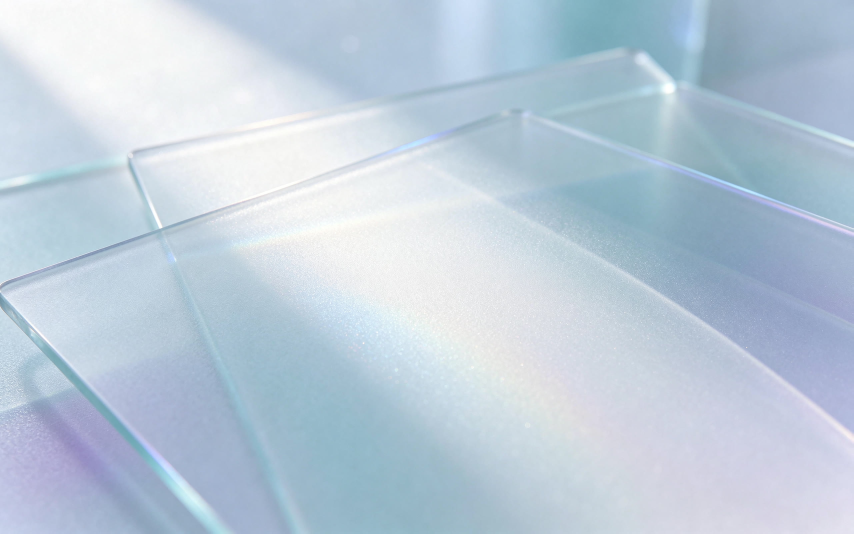
#> input picture skins/aurora-bg.jpg, 2560 x 1600 px (shown at 1/3 size); its folder holds only this picture in this run
$ python -i clip_common.py   (imports and definitions only)
#> lines starting #> are read from the running program, lines starting #| are printed output that depends on the picture
import os
import sys
import unicodedata

import numpy as np
import cv2
from imgio import imread_u, imwrite_u

_MODEL_DIR = None
_ORT = None
_DML_READY = None


def set_model_dir(path):
    global _MODEL_DIR
    _MODEL_DIR = os.path.abspath(path)


def model_dir():
    return _MODEL_DIR


# [55 lines left out: functions _prepare_dml, get_ort, create_session, not called in this run]


class BertTokenizer:
    # [11 lines left out: function __init__, not called in this run]

    @staticmethod
    def _is_cjk(ch):
        return ("\u4e00" <= ch <= "\u9fff") or ("\u3400" <= ch <= "\u4dbf")

    # [53 lines left out: functions basic_tokens, wordpiece, encode, not called in this run]


def preprocess_image(path):
    # 相册缩略图优先；原图也支持。用 BGR->RGB + CLIP 标准归一化。
#> called with path = '../skins/aurora-bg.jpg'
    data = np.fromfile(path, dtype=np.uint8)
    im = cv2.imdecode(data, cv2.IMREAD_COLOR)
#> im is the input picture: shape (1600, 2560, 3); mean B, G, R 218.8, 204.3, 188.7
    if im is None:
        raise RuntimeError("decode_failed")
    h, w = im.shape[:2]
#> h = 1600; w = 2560
    short = min(h, w)
#> short = 1600
    if short < 224:
        scale = 224.0 / max(1, short)
        im = cv2.resize(im, (max(224, int(round(w * scale))), max(224, int(round(h * scale)))), interpolation=cv2.INTER_CUBIC)
    elif short > 224:
        scale = 224.0 / short
#> scale = 0.14
        im = cv2.resize(im, (max(224, int(round(w * scale))), max(224, int(round(h * scale)))), interpolation=cv2.INTER_CUBIC)
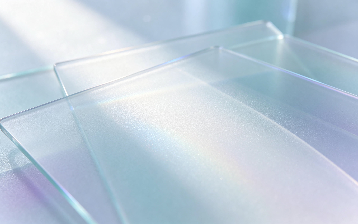
#> im: shape (224, 358, 3); mean B, G, R 218.8, 204.3, 188.7
    h, w = im.shape[:2]
#> h = 224; w = 358
    x0 = max(0, (w - 224) // 2)
#> x0 = 67
    y0 = max(0, (h - 224) // 2)
#> y0 = 0
    im = im[y0:y0 + 224, x0:x0 + 224]
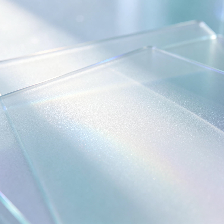
#> im: shape (224, 224, 3); mean B, G, R 220.1, 208.3, 191.6
    im = cv2.cvtColor(im, cv2.COLOR_BGR2RGB).astype(np.float32) / 255.0
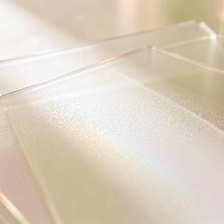
#> im: shape (224, 224, 3) float32; mean B, G, R 0.751, 0.817, 0.864
    mean = np.array([0.48145466, 0.4578275, 0.40821073], dtype=np.float32)
    std = np.array([0.26862954, 0.26130258, 0.27577711], dtype=np.float32)
    im = (im - mean) / std
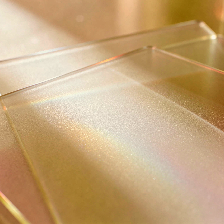
#> im: shape (224, 224, 3) float32; mean B, G, R 1, 1.37, 1.65; drawn with min black and max white
    im = im.transpose(2, 0, 1)
    return np.ascontiguousarray(im[None, ...])


def l2norm(x):
    x = np.asarray(x, dtype=np.float32)
    return x / (np.linalg.norm(x, axis=-1, keepdims=True) + 1e-12)

>>> result = preprocess_image('../skins/aurora-bg.jpg')
